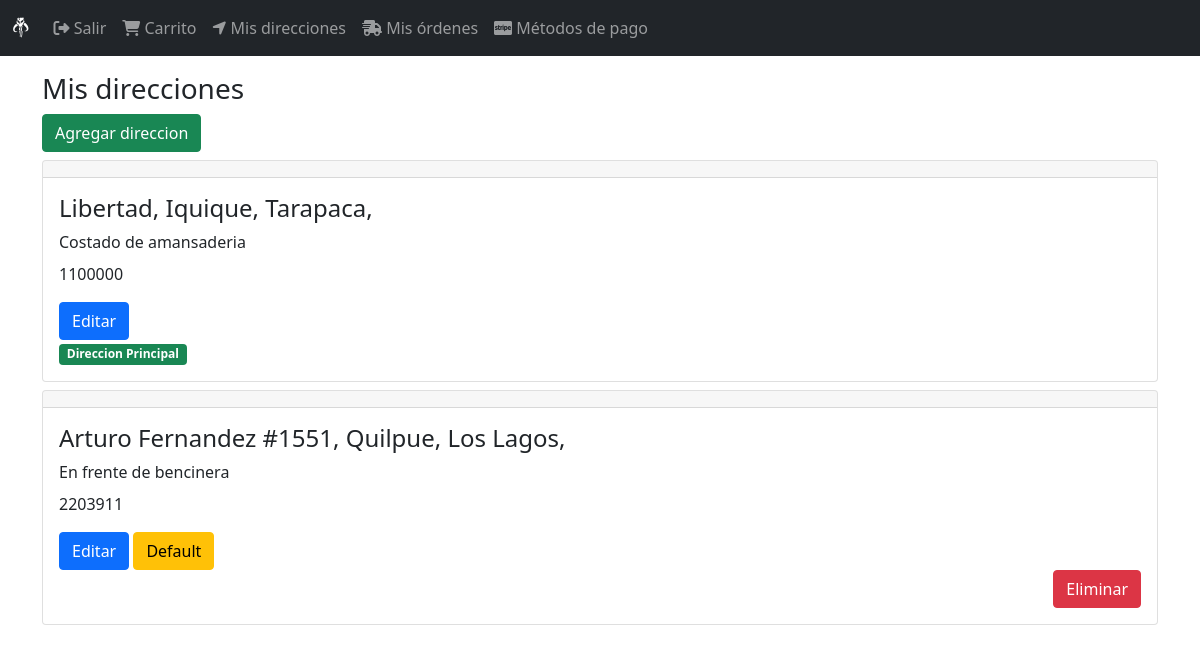
Before: /direcciones/ (signed in) with the older database file.
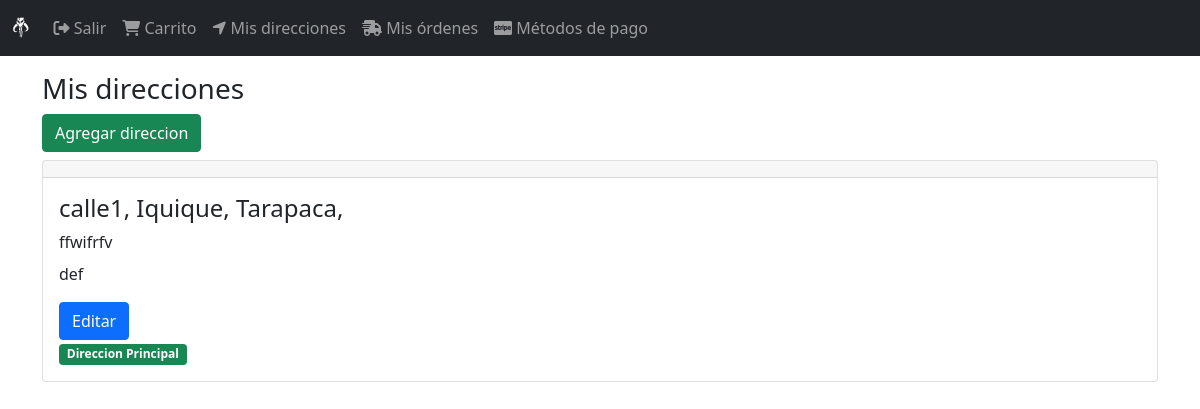
After: the same page with the newer database file.
### DirEnvio/models.py (models this page shows, shortened)
class DireccionEnvio(models.Model):
    user = models.ForeignKey(User, null=False, blank=False, on_delete=models.CASCADE)
    line1 = models.CharField(max_length=300)
    line2 = models.CharField(max_length=300, blank=True)
    city =  models.CharField(max_length=100)
    state = models.CharField(max_length=100)
    reference = models.CharField(max_length=300)
    postal_code = models.CharField(max_length=10, null=False, blank=False)
    default = models.BooleanField(default=False)
    created_at = models.DateTimeField(auto_now_add=True)
    @property
    def direccion(self): # Funcion que devuelve atributos 'line1, 'city' y 'state'
        return '{}, {}, {},'.format(self.line1, self.city, self.state,)

### DirEnvio/views.py (the view)
# urls.py: path('', views.EnvioDirecciones.as_view(), name='direccion_envio'),
class EnvioDirecciones(LoginRequiredMixin, ListView):
    login_url = 'login'
    model = DireccionEnvio
    template_name = 'direccion_envios/direccion_envio.html'
    def get_queryset(self):
        return DireccionEnvio.objects.filter(user=self.request.user).order_by('-default')

### DirEnvio/templates/direccion_envios/direccion_envio.html
{%extends 'base.html'%}
{%block content%}
<div class="col">
    <div class="h3">
        Mis direcciones
    </div>
    <a class="btn btn-success" href="{% url 'formularioDir' %}">Agregar direccion</a>
    <div class="mt-2">
        {%for direccion_envio in object_list %}
            <div class="mt-2">
                {% include 'direccion_envios/snippets/cartDirecciones.html' %}
            </div>
        {%endfor%}
    </div>
</div>
{%endblock%}

### templates/base.html (shortened to what this page needs)
<!DOCTYPE html>
<html lang="es">
<head>
    <link href="https://cdn.jsdelivr.net/npm/bootstrap@5.1.3/dist/css/bootstrap.min.css" rel="stylesheet">
</head>
<body>
    {% include 'navbar.html' %}
    <div class='container'>
        <div class='row mt-3'>
            {%block content%}
            {%endblock%}
        </div>
    </div>
</body>
</html>

### templates/navbar.html (shortened to what this page needs)
{% url 'carts' as cart%}
{% url 'direccion_envio' as direccion_envio%}
{% url 'completado' as completados%}
{% url 'crear' as crear%}
<nav class="navbar navbar-expand-lg navbar-dark bg-dark">
    <div class="container-fluid">
      <a class="navbar-brand" href="{% url 'index' %}">
        <span class="fab fa-mandalorian"></span>
      </a>
      <div class="collapse navbar-collapse" id="navbarNavDropdown">
      {% if user.is_authenticated %}
      <ul class="navbar-nav">
        <li class="nav-item">
          <a class="nav-link" href="{% url 'salir' %}">
          <span class="fas fa-sign-out-alt"></span>
            Salir
          </a>
        </li>
      </ul>
      {%endif%}
      <ul class="navbar-nav">
        <li class="nav-item">
          <a class="nav-link" href="{%url 'cart'%}">
            <span class="fas fa-shopping-cart"></span>
            Carrito
          </a>
        </li>
      </ul>
      {%if user.is_authenticated%}
      <ul class="navbar-nav">
        <li class="nav-item">
          <a class="nav-link" href="{%url 'direccion_envio'%}">
            <span class="fas fa-location-arrow"></span>
            Mis direcciones
          </a>
        </li>
      </ul>
      <ul class="navbar-nav">
        <li class="nav-item">
          <a class="nav-link" href="{%url 'completados'%}">
            <span class="fas fa-shipping-fast"></span>
            Mis órdenes
          </a>
        </li>
      </ul>
      <ul class="navbar-nav">
        <li class="nav-item">
          <a class="nav-link" href="{%url 'crear'%}">
            <span class="fab fa-cc-stripe"></span>
            Métodos de pago
          </a>
        </li>
      </ul>
      {%endif%}
    </div>
</nav>

### DirEnvio/templates/direccion_envios/snippets/cartDirecciones.html
<div class="card">
    <h5 class="card-header"></h5>
    <div class="card-body">
        <h4 class="card-title">{{direccion_envio.direccion}}</h4>
        <div class="card-title">
            {{direccion_envio.reference}}
        </div>
        <div class="card-title">
            {{direccion_envio.postal_code}}
        </div>
        <div class="mt-3">
            <a href="{% url 'update' direccion_envio.pk %}" class="btn btn-primary">Editar</a>
            {% if direccion_envio.default %}
            <div>
                <span class="badge bg-success">Direccion Principal</span>
            </div>
            {%else%}
            <a href="{% url 'default' direccion_envio.pk %}" class="btn btn-warning">Default</a>
            <div class="d-grid gap-2 d-md-flex justify-content-md-end">
                <a href="{% url 'remove' direccion_envio.pk %}" class="btn btn-danger">Eliminar</a>
            </div>
            {%endif%}
        </div>
    </div>
</div>

Changed rows visible on the page:
removed DireccionEnvio: direccion "Libertad, Iquique, Tarapaca,", reference "Costado de amansaderia", postal_code "1100000", default "Direccion Principal"
removed DireccionEnvio: direccion "Arturo Fernandez #1551, Quilpue, Los Lagos,", reference "En frente de bencinera", postal_code "2203911", default "Default"
added DireccionEnvio: direccion "calle1, Iquique, Tarapaca,", reference "ffwifrfv", postal_code "def", default "Direccion Principal"
